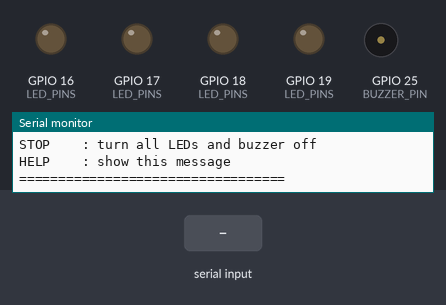
Recording of a sketch running on a simulated ESP32. Shown: output pins drawn as LEDs (lit = HIGH), buzzer (waves = sounding), the last lines printed to the serial monitor. Inputs (shaded band) come from the test bench.

Above: at 1.7 s.
1.8 s: "TEST\n" received over Serial
At 2.2 s:
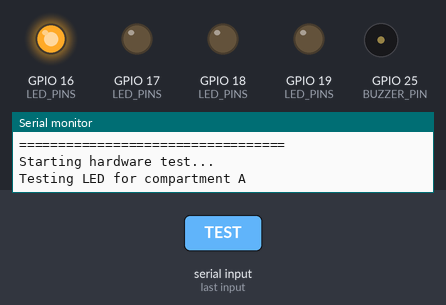
4.8 s: "A\n" received over Serial
At 5.2 s:
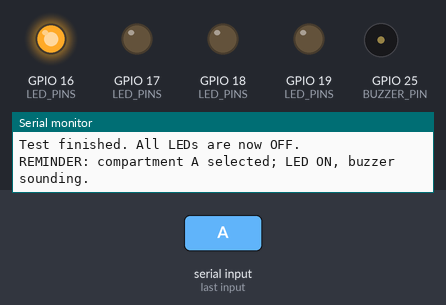
6.9 s: "B\n" received over Serial
At 8.2 s:
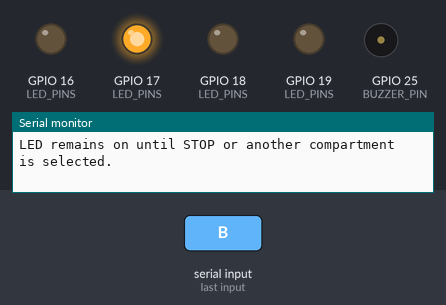
9.0 s: "C\n" received over Serial
At 10.8 s:
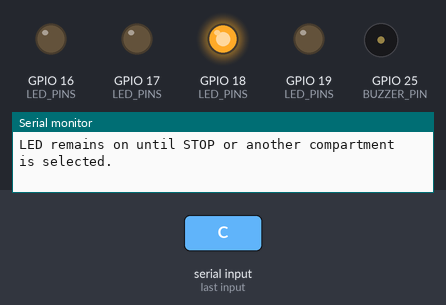
11.1 s: "D\n" received over Serial
At 12.6 s:
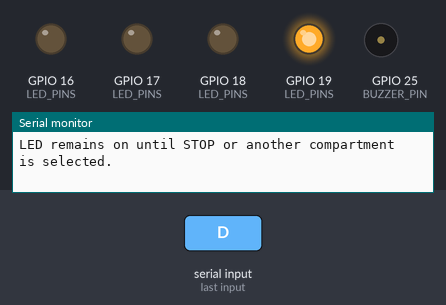
Timing chart, 0 to 14.1 s (numbered marks = the images above; inputs shaded):
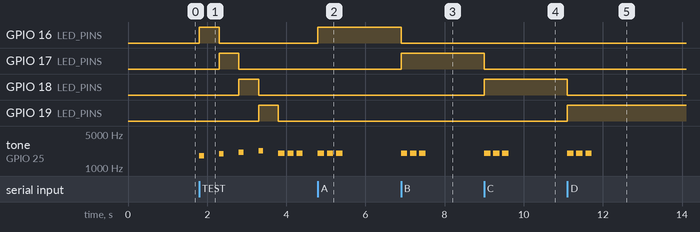

Measured:
- after the input at 1.8 s, GPIO 16 (LED_PINS): LOW → HIGH at once, → LOW 0.50 s later; GPIO 17 (LED_PINS): LOW → HIGH after 0.50 s, → LOW 0.50 s later
- after the input at 4.8 s, GPIO 16 (LED_PINS): LOW → HIGH at once; tone on GPIO 25 (BUZZER_PIN): alternates 2000 Hz for 0.16 s and silent for 0.07 s, 6 changes in all, then stays silent, starting at once
- after the input at 6.9 s, GPIO 16 (LED_PINS): HIGH → LOW at once; GPIO 17 (LED_PINS): LOW → HIGH at once; tone on GPIO 25 (BUZZER_PIN): alternates 2000 Hz for 0.16 s and silent for 0.07 s, 6 changes in all, then stays silent, starting at once
- after the input at 9.0 s, GPIO 17 (LED_PINS): HIGH → LOW at once; GPIO 18 (LED_PINS): LOW → HIGH at once; tone on GPIO 25 (BUZZER_PIN): alternates 2000 Hz for 0.16 s and silent for 0.07 s, 6 changes in all, then stays silent, starting at once
- after the input at 11.1 s, GPIO 18 (LED_PINS): HIGH → LOW at once; GPIO 19 (LED_PINS): LOW → HIGH at once; tone on GPIO 25 (BUZZER_PIN): alternates 2000 Hz for 0.16 s and silent for 0.07 s, 6 changes in all, then stays silent, starting at once

The sketch:

MedVerify_Controller.ino
```cpp
/*
  MedVerify - ESP32 indicator and buzzer test firmware
  Revised architecture: NO servo, NO HC-SR04.

  Serial Monitor commands (115200 baud, Newline):
    A / B / C / D : simulate a scheduled reminder for that compartment
    TEST          : test all four LEDs and the buzzer
    STOP          : turn all compartment LEDs and buzzer off
    HELP          : show commands

  Hardware assumptions:
    LED A -> GPIO16 via 220-330 ohm resistor
    LED B -> GPIO17 via 220-330 ohm resistor
    LED C -> GPIO18 via 220-330 ohm resistor
    LED D -> GPIO19 via 220-330 ohm resistor
    buzzer module S/signal -> GPIO25
    buzzer module +/VCC -> 3V3 (only if the module label/spec supports 3.3V)
    buzzer module -/GND -> ESP32 GND

  Connect all grounds together. Verify the buzzer module's pin labels before powering it.
*/

#include <Arduino.h>

const uint8_t LED_A = 16;
const uint8_t LED_B = 17;
const uint8_t LED_C = 18;
const uint8_t LED_D = 19;
const uint8_t BUZZER_PIN = 25;

const uint8_t LED_PINS[] = {LED_A, LED_B, LED_C, LED_D};
const char* SLOT_NAMES[] = {"A", "B", "C", "D"};
const size_t SLOT_COUNT = sizeof(LED_PINS) / sizeof(LED_PINS[0]);

void allLedsOff() {
  for (size_t i = 0; i < SLOT_COUNT; i++) {
    digitalWrite(LED_PINS[i], LOW);
  }
}

void beepPattern() {
  // Intended for a passive buzzer/module that accepts a tone signal.
  for (int i = 0; i < 3; i++) {
    tone(BUZZER_PIN, 2000, 160);
    delay(230);
  }
  noTone(BUZZER_PIN);
}

void printHelp() {
  Serial.println();
  Serial.println("=== MedVerify ESP32 controller ===");
  Serial.println("A/B/C/D : simulate reminder for compartment");
  Serial.println("TEST    : test LEDs and buzzer");
  Serial.println("STOP    : turn all LEDs and buzzer off");
  Serial.println("HELP    : show this message");
  Serial.println("==================================");
}

void triggerReminder(size_t slotIndex) {
  if (slotIndex >= SLOT_COUNT) return;

  allLedsOff();
  digitalWrite(LED_PINS[slotIndex], HIGH);

  Serial.print("REMINDER: compartment ");
  Serial.print(SLOT_NAMES[slotIndex]);
  Serial.println(" selected; LED ON, buzzer sounding.");
  beepPattern();
  Serial.println("LED remains on until STOP or another compartment is selected.");
}

void runTest() {
  Serial.println("Starting hardware test...");
  allLedsOff();

  for (size_t i = 0; i < SLOT_COUNT; i++) {
    allLedsOff();
    digitalWrite(LED_PINS[i], HIGH);
    Serial.print("Testing LED for compartment ");
    Serial.println(SLOT_NAMES[i]);
    tone(BUZZER_PIN, 1800 + (int)i * 150, 120);
    delay(500);
    noTone(BUZZER_PIN);
  }

  allLedsOff();
  beepPattern();
  Serial.println("Test finished. All LEDs are now OFF.");
}

void handleCommand(String command) {
  command.trim();
  command.toUpperCase();

  if (command == "A") triggerReminder(0);
  else if (command == "B") triggerReminder(1);
  else if (command == "C") triggerReminder(2);
  else if (command == "D") triggerReminder(3);
  else if (command == "TEST") runTest();
  else if (command == "STOP") {
    allLedsOff();
    noTone(BUZZER_PIN);
    Serial.println("Reminder cleared. All LEDs and buzzer OFF.");
  }
  else if (command == "HELP" || command.length() == 0) printHelp();
  else Serial.println("Unknown command. Type HELP.");
}

void setup() {
  Serial.begin(115200);
  delay(500);

  for (size_t i = 0; i < SLOT_COUNT; i++) {
    pinMode(LED_PINS[i], OUTPUT);
    digitalWrite(LED_PINS[i], LOW);
  }
  pinMode(BUZZER_PIN, OUTPUT);
  noTone(BUZZER_PIN);

  Serial.println("MedVerify controller booted.");
  Serial.println("No servo or ultrasonic sensor is used in this version.");
  printHelp();
}

void loop() {
  if (Serial.available() > 0) {
    String command = Serial.readStringUntil('\n');
    handleCommand(command);
  }
}
```
